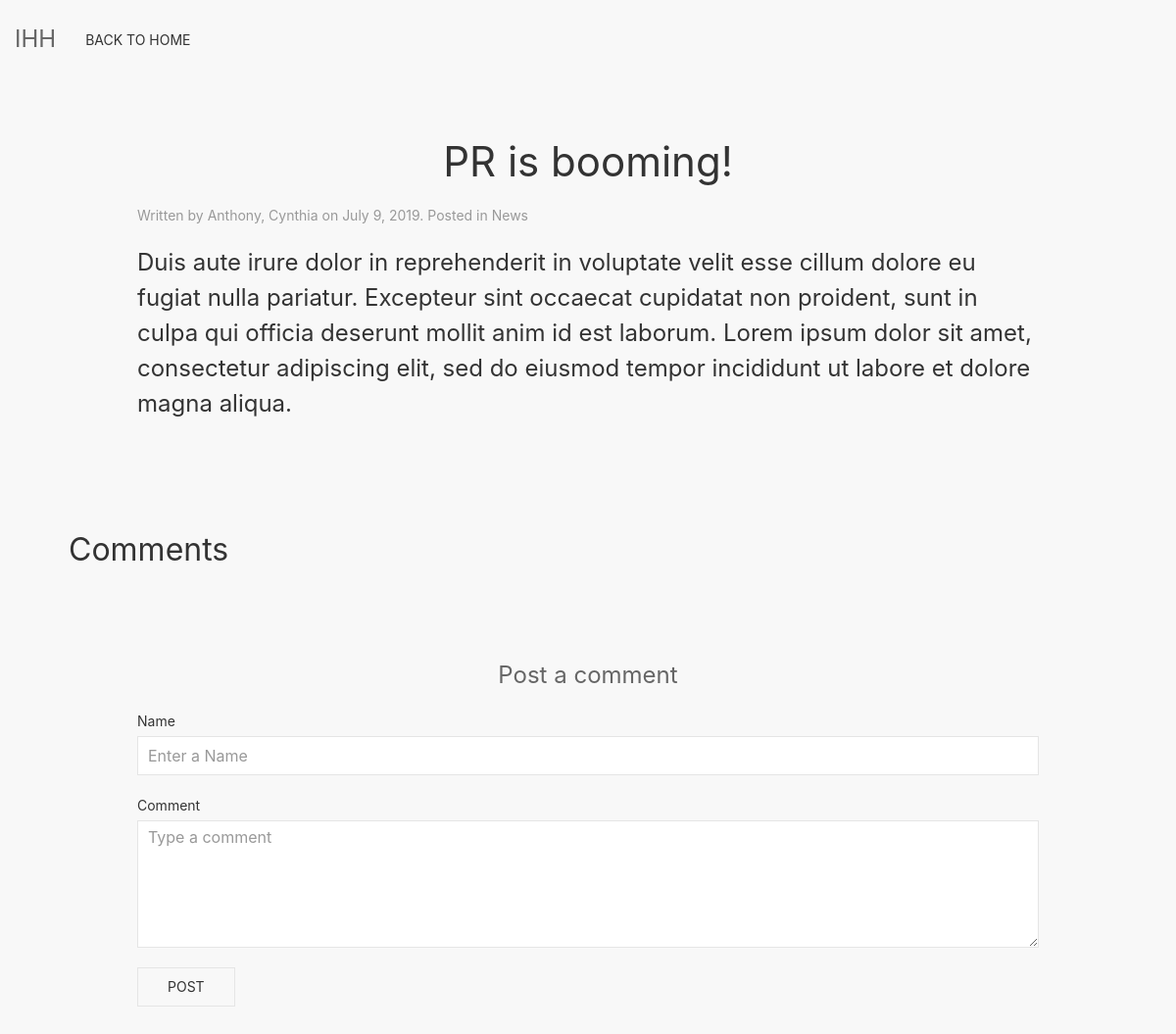
Page /Blog/4 on the committed database.
### testsite/models.py (models this page shows, shortened)
class Article(models.Model):
    title = models.CharField(max_length=300)
    author = models.ForeignKey('Author', on_delete=models.SET_NULL, null=True)
    summary = models.TextField(max_length=1000, help_text='Enter a brief description of the book')
    article= models.TextField(max_length= 1000, help_text= 'Write out your article here')
    filter = models.ManyToManyField(Filter, help_text='Select a filter for this article')
    publish_date = models.DateField(null=True, blank=True)

class Author(models.Model):
    first_name = models.CharField(max_length=100)
    last_name = models.CharField(max_length=100)
    class Meta:
        ordering = ['last_name', 'first_name']
    def __str__(self):
        return f'{self.last_name}, {self.first_name}'

class Filter(models.Model):
    name = models.CharField(max_length=200, help_text='Enter a Filter (e.g. Bill, News, Opinion e.t.c)')
    def __str__(self):
        return f"{self.name}"

### testsite/views.py (the view, shortened to what this page needs)
# urls.py: path('Blog/<int:article_id>', views.articles, name= 'article'),
def articles(request, article_id):
    try:
        article = Article.objects.get(pk= article_id)
        form = CommentForm()
        comments = Comment.objects.filter(article=article)
    except Article.DoesNotExist:
        raise Http404('Article does not exist')
    context =  {
         'article':article,
         'comments':comments,
         'form':form,
    }
    return render(request, 'testsite/Articles.html', context)

### testsite/forms.py
class CommentForm(forms.Form):
    author = forms.CharField(max_length = 50)
    body= forms.CharField(widget= forms.Textarea)

### testsite/templates/testsite/Articles.html (shortened to what this page needs)
{% extends "testsite/base.html" %}
{% block body %}
{% load static %}
<div class="uk-position-top uk-text-large">
    <nav class="uk-navbar-container uk-dark" uk-navbar>
        <div class="uk-navbar-left">
          <a class="uk-navbar-item uk-logo" href="{%url 'home'%}" uk-scroll>IHH</a>
          <ul class="uk-navbar-nav">
              <li class="uk-active"><a href="{% url 'home' %}">Back to Home</a></li>
            </ul>
        </div>
    </nav>
</div>
<div class="uk-padding-large uk-background-muted">
<div class="uk-padding-medium">
<article class="uk-article uk-padding-large">
<h1 class="uk-article-title uk-text-center uk-padding-medium">{{article.title}}</h1>
<p class="uk-article-meta uk-padding-medium">Written by <a href="#">{{article.author}}</a> on {{article.publish_date}}. Posted in <a href="#">{% for filter in article.filter.all %} {{ filter }}{% if not forloop.last %}, {% endif %}{% endfor %}</a></p>
<p class="uk-text-lead uk-padding-medium">{{article.article}}</p>
</article>
</div>
<h2 id ="Comments"> Comments </h2>
<form class="uk-form-stacked uk-padding-large" action=/Blog/{{article.id}} method='POST'>
  <legend class="uk-legend uk-dark uk-heading-primary uk-text-center">Post a comment</legend>
    <div class="uk-margin">
        <label class="uk-form-label" for="form-stacked-text">Name</label>
        <div class="uk-form-controls">
            <input class="uk-input" id="form-stacked-text" name="author" type="text" placeholder="Enter a Name">
        </div>
    </div>
    <div class="uk-margin">
        <label class="uk-form-label" for="form-stacked-select">Comment</label>
        <div class="uk-form-controls">
 <textarea class="uk-textarea" rows="5" placeholder="Type a comment" name="body"></textarea>
        </div>
    </div>
     <button class="uk-button uk-button-default">Post</button>
</form>
</div>
{%endblock%}

### rows in the picture
Article: title "PR is booming!", author "Anthony, Cynthia", publish_date "July 9, 2019", article "Duis aute irure dolor in reprehenderit in voluptate velit esse cillum dolore eu fugiat nulla pariatur. Excepteur sint occaecat cupidatat non proident, sunt in culpa qui officia deserunt mollit anim id est laborum. Lorem ipsum dolor sit amet, consectetur adipiscing elit, sed do eiusmod tempor incididunt ut labore et dolore magna aliqua."
Filter: name "News"
